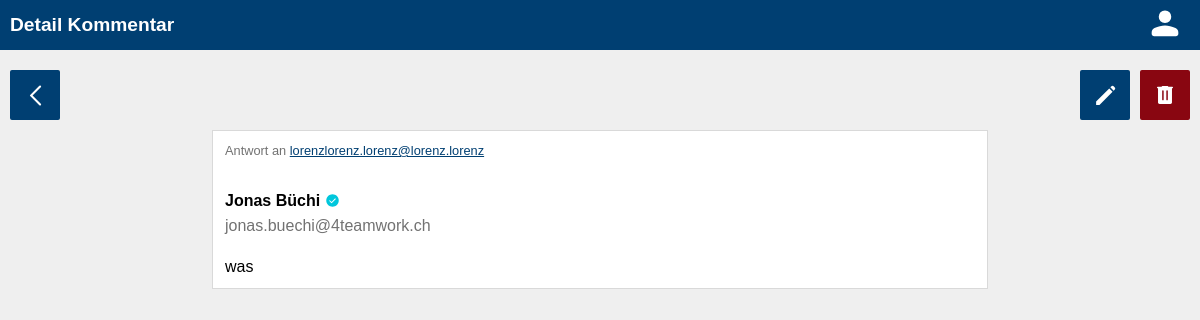
The page /commentaries/62 (signed in) on the database its author committed.
### commentary/models.py (models this page shows, shortened)
class Commentary(models.Model):
    text = models.TextField(max_length=200)
    feed = models.ForeignKey(
        Feed, on_delete=models.CASCADE, related_name="commentaries"
    )
    author = models.ForeignKey(
        User, on_delete=models.CASCADE, related_name="commentaries"
    )
    class Meta:
        ordering = ["-id"]

### feeds/models.py (models this page shows, shortened)
class Feed(models.Model):
    text = models.TextField(max_length=200)
    author = models.ForeignKey(
        User,
        on_delete=models.CASCADE,
        related_name="feeds",
    )
    class Meta:
        ordering = ["-id"]

### authentication/models.py (models this page shows)
class User(AbstractUser):
    first_name = models.CharField(max_length=100, verbose_name="Vorname")
    last_name = models.CharField(max_length=100, verbose_name="Nachname")
    username = models.EmailField(unique=True, verbose_name="Benutzername")
    email = models.EmailField(unique=True, verbose_name="E-Mail Adresse")
    USERNAME_FIELD = "email"
    REQUIRED_FIELDS = ["username"]
    birthdate = models.DateField(null=True, verbose_name="Geburtsdatum")
    verified = models.BooleanField(null=True)
    role = models.ForeignKey(
        Role, on_delete=models.SET_NULL, related_name="roles", null=True, blank=True
    )

### commentary/views.py (the view)
# urls.py: path("commentaries/<slug:pk>", CommentaryView.as_view(), name="commentary"),
class CommentaryView(generic.DetailView):
    model = Commentary
    template_name = "commentary/commentary.html"

### commentary/templates/commentary/commentary.html (shortened to what this page needs)
{% load static %}
<!DOCTYPE html>
<html lang="en">
<head>
    <link rel="stylesheet" href="{% static 'global.css' %}">
    <link rel="stylesheet" href="{% static 'header.css' %}">
    <link rel="stylesheet" href="{% static 'style.css' %}">
    <link rel="stylesheet" href="{% static 'feeds.css' %}">
</head>
<body>
<header>
    <div class="grid-header">
        <h1 class="title">Detail Kommentar</h1>
        <div class="profile">
            <a href="{% url 'user' request.user.id %}"><img src="{% static 'svgs/account.svg' %}" height="40px"/></a>
        </div>
    </div>
</header>
<main>
    {% if request.user.id == commentary.author.id or perms.commentary.view_commentary %}
        <div class="grid-buttons grid-buttons-detail">
            <a href="{% url 'feed' commentary.feed.id %}" class="crud-button back">
                <img src="{% static 'svgs/back.svg' %}" height="25px"/>
            </a>
            {% if request.user.id == commentary.author.id or perms.commentary.change_commentary %}
                <a href="{% url 'commentary_update' commentary.id %}" class="crud-button update">
                    <img src="{% static 'svgs/edit.svg' %}" height="25px"/>
                </a>
            {% endif %}
            {% if request.user.id == commentary.author.id or perms.commentary.delete_commentary or commentary.feed.author.id == user.id %}
                <form class="delete" action="{% url 'commentary_delete' commentary.id %}" method="post">
                    <input type="image" src="{% static 'svgs/delete.svg' %}" value=""/>
                </form>
            {% endif %}
        </div>
        <div class="card commentary">
            <div class="answer">
                <p>Antwort an <a href="{% url 'feed' commentary.feed.id %}"
                                 class="answer-email">{{ commentary.feed.author.email }}</a></p>
            </div>
            <a href="{% url 'user' commentary.author.id %}" class="author">
                <div class="fulname-container">
                    {% if commentary.author.first_name != "" and commentary.author.last_name != "" %}
                        <p class="fulname">{{ commentary.author.first_name }} {{ commentary.author.last_name }}</p>
                    {% else %}
                        <p class="fulname">Unknown</p>
                    {% endif %}
                    {% if user %}
                        {% for group in commentary.author.groups.values %}
                            {% if group.name == "verified" %}
                                <img class="verify" src="{% static 'svgs/verified.svg' %}" height="15px"/>
                            {% endif %}
                        {% endfor %}
                    {% endif %}
                </div>
                <p class="email">{{ commentary.author.email }}</p>
            </a>
            <div class="text">
                <p>{{ commentary.text }}</p>
            </div>
        </div>
    {% else %}
        <div class="no-perm">
            <p>Zugriff verweigert</p>
        </div>
    {% endif %}
</main>
</body>

### authentication/static/global.css (style rules this page uses)
* { margin: 0; padding: 0; font-family: "Quicksand-Regular", sans-serif; }
html, body { height: 100%; background-color: #EFEFEF; }
main { position: relative; padding: 10px; }
a { color: #003f72; text-decoration: none; }

### authentication/static/header.css (style rules this page uses)
header { height: 50px; background-color: #003f72; color: white; font-weight: bold; padding: 0 10px; }
.grid-header { display: grid; grid-template-rows: 50px; grid-template-columns: 1fr 50px; grid-template-areas: "title profile"; }
header .title { grid-area: title; font-size: 1.2rem; display: flex; align-items: center; }
.profile { grid-area: profile; display: flex; justify-content: center; align-items: center; filter: invert(); }
.profile a { justify-content: center; align-items: center; }

### authentication/static/style.css (style rules this page uses)
.card { border-color: #d9d9d9; border-width: 1px; border-style: solid; background-color: white; }
@media screen and (min-width: 520px) { main > .card { width: 500px; margin: 0 auto; } }
@media screen and (min-width: 770px) { main > .card { width: 750px; margin: 0 auto; } }

### feeds/static/feeds.css (style rules this page uses)
.grid-buttons { display: grid; grid-gap: 10px; grid-template-columns: 50px 1fr 50px 50px 50px; grid-template-rows: 50px; margin: 10px 0; }
.grid-buttons-detail { grid-template-areas: "back . . update delete"; }
.crud-button { cursor: pointer; display: flex; justify-content: center; align-items: center; color: white; font-size: 1.2rem; font-weight: bold; border-radius: 2px; }
.crud-button img { filter: invert(); }
.back { grid-area: back; background-color: #003f72; }
.delete { grid-area: delete; background-color: #890611; border-radius: 2px; }
.delete input { grid-area: input; width: 24px; height: 24px; padding: 13px; border-width: 0; color: white; font-size: 1.2rem; font-weight: bold; cursor: pointer; display: flex; background-color: transparent; filter: invert(); }
.update { grid-area: update; background-color: #003f72; }
.feed a, .feed p, .commentary a, .commentary p { text-decoration: none; color: black; word-break: break-word; }
.verify { grid-area: verify; }
.author .fulname-container { font-weight: bold; grid-area: fulname-container; display: flex; align-items: center; }
.fulname { margin: 0 5px 0 0; }
.author .email { grid-area: email; display: flex; align-items: center; color: #727272 }
.commentary { display: grid; grid-gap: 20px; grid-template-columns: 1fr; grid-template-rows: 25px 50px 1fr; grid-template-areas: "answer" "author" "text"; padding: 12px; }
.commentary .author { grid-area: author; display: grid; grid-template-rows: 1fr 1fr; grid-template-columns: 1fr; grid-template-areas: "fulname-container" "email"; }
.commentary .answer { grid-area: answer; }
.answer { font-size: 0.8rem; }
.answer p { color: #727272 }
.answer .answer-email { text-decoration: underline; color: #003f72; }

### rows shown on the page
Commentary: feed.author.email "lorenzlorenz.lorenz@lorenz.lorenz", author.first_name "Jonas", author.last_name "Büchi", author.email "jonas.buechi@4teamwork.ch", text "was"
